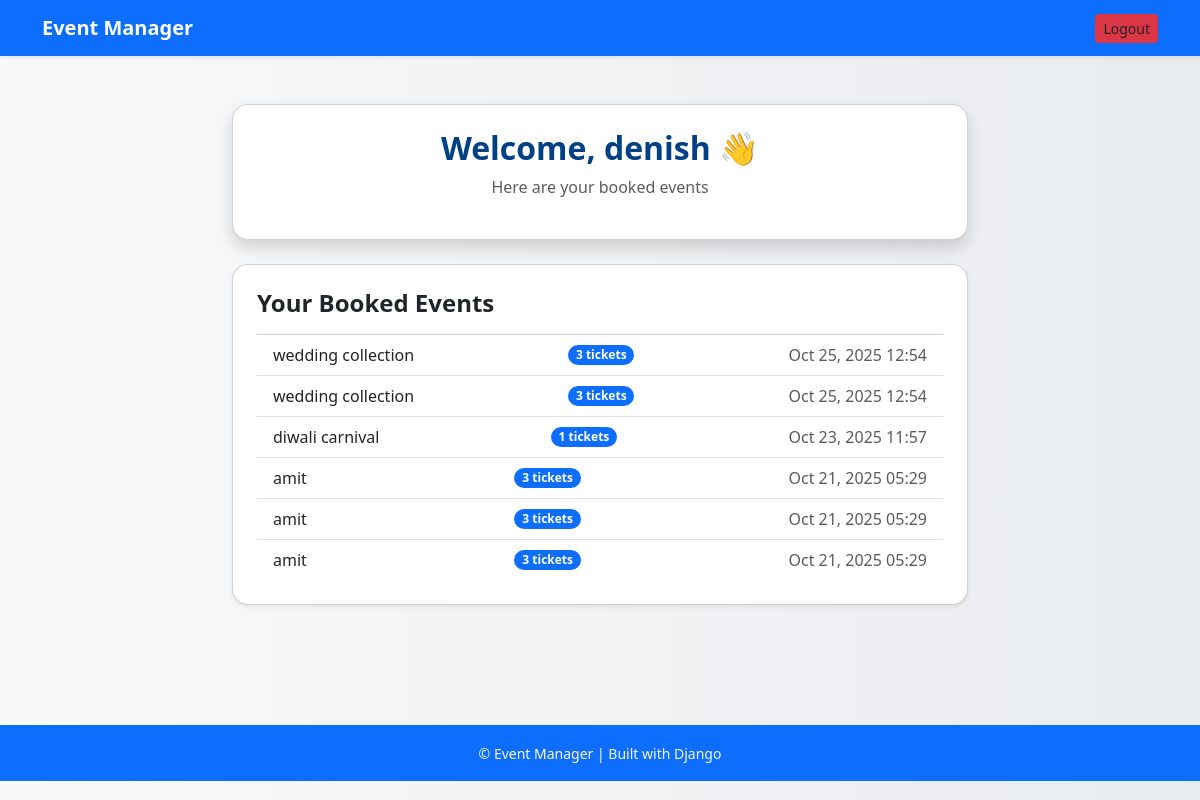
The page /profile/ (signed in) on the database its author committed.
### events/models.py (models this page shows, shortened)
class Booking(models.Model):
    event = models.ForeignKey("Event", on_delete=models.CASCADE, related_name="bookings")
    user = models.ForeignKey(User, on_delete=models.CASCADE, related_name="bookings")
    ticket_type = models.ForeignKey("TicketType", on_delete=models.CASCADE, related_name="bookings")
    quantity = models.PositiveIntegerField()
    booking_date = models.DateTimeField(default=timezone.now)

class Event(models.Model):
    title = models.CharField(max_length=255)
    description = models.TextField(blank=True)
    date_time = models.DateTimeField()
    location = models.CharField(max_length=255)
    is_published = models.BooleanField(default=False)
    max_capacity = models.PositiveIntegerField()
    booked_by = models.ManyToManyField(User, related_name='booked_events', blank=True)
    objects = EventManager()
    published = PublishedEventManager()

### accounts/views.py (the view)
# urls.py: path('profile/', views.profile_view, name='profile'),
@login_required
def profile_view(request):
    user = request.user
    bookings = Booking.objects.filter(user=user).select_related('event')
    return render(request, 'profile.html', {'user': user, 'bookings': bookings})

### accounts/templates/profile.html (shortened to what this page needs)
{% load static %}
<!DOCTYPE html>
<html lang="en">
<head>
  <link href="https://cdn.jsdelivr.net/npm/bootstrap@5.3.3/dist/css/bootstrap.min.css" rel="stylesheet">
</head>
<body>
<nav class="navbar navbar-expand-lg navbar-dark bg-primary shadow-sm">
  <div class="container">
    <a class="navbar-brand fw-bold" href="{% url 'upcoming_events' %}">Event Manager</a>
    <div class="d-flex">
      <a href="{% url 'logout' %}" class="btn btn-logout btn-sm">Logout</a>
    </div>
  </div>
</nav>
<div class="container py-5">
  <div class="row justify-content-center">
    <div class="col-md-8">
      <div class="card p-4 bg-white mb-4 text-center">
        <h2 class="header-title">Welcome, {{ user.username }} 👋</h2>
        <p class="text-muted">Here are your booked events</p>
      </div>
      <div class="card p-4 bg-white shadow-sm">
        <h4 class="fw-semibold mb-3">Your Booked Events</h4>
        {% if bookings %}
          <ul class="list-group list-group-flush">
            {% for booking in bookings %}
              <li class="list-group-item d-flex justify-content-between align-items-center">
                {{ booking.event.title }}
                <span class="badge bg-primary rounded-pill">{{ booking.quantity }} tickets</span>
                <span class="text-muted">{{ booking.event.date_time|date:"M d, Y H:i" }}</span>
              </li>
            {% endfor %}
          </ul>
        {% else %}
          <p class="text-center text-muted mb-0">No booked events yet.</p>
        {% endif %}
      </div>
    </div>
  </div>
</div>
<footer class="bg-primary text-light text-center py-3 mt-5">
  <small>&copy; {{ now|date:"Y" }} Event Manager | Built with Django</small>
</footer>
</body>
</html>

### accounts/templates/profile.html (style rules this page uses)
body { background: linear-gradient(to right, #f8f9fa, #e9ecef); min-height: 100vh; }
.card { border-radius: 1rem; box-shadow: 0 0.5rem 1rem rgba(0,0,0,0.15); }
.header-title { color: #004085; font-weight: 700; }
.btn-logout { background-color: #dc3545; border: none; transition: 0.3s; }

### rows shown on the page
Booking: event "wedding collection", quantity "3", event.date_time "Oct 25, 2025 12:54"
Booking: event "wedding collection", quantity "3", event.date_time "Oct 25, 2025 12:54"
Booking: event "diwali carnival", quantity "1", event.date_time "Oct 23, 2025 11:57"
Booking: event "amit", quantity "3", event.date_time "Oct 21, 2025 05:29"
Booking: event "amit", quantity "3", event.date_time "Oct 21, 2025 05:29"
Booking: event "amit", quantity "3", event.date_time "Oct 21, 2025 05:29"

### other values the page prints
{{ user.username }} "denish"
